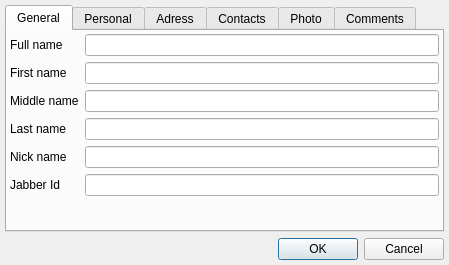
<?xml version="1.0" encoding="UTF-8"?>
<ui version="4.0">
 <class>VCardDialogClass</class>
 <widget class="QDialog" name="VCardDialogClass">
  <property name="geometry">
   <rect>
    <x>0</x>
    <y>0</y>
    <width>449</width>
    <height>250</height>
   </rect>
  </property>
  <layout class="QVBoxLayout" name="verticalLayout">
   <property name="margin">
    <number>5</number>
   </property>
   <item>
    <widget class="QTabWidget" name="twtVCard">
     <property name="currentIndex">
      <number>0</number>
     </property>
     <widget class="QWidget" name="tabGeneral">
      <attribute name="title">
       <string>General</string>
      </attribute>
      <layout class="QFormLayout" name="lotGeneral">
       <property name="margin">
        <number>3</number>
       </property>
       <item row="0" column="0">
        <widget class="QLabel" name="lblFullName">
         <property name="text">
          <string>Full name</string>
         </property>
         <property name="textFormat">
          <enum>Qt::PlainText</enum>
         </property>
         <property name="buddy">
          <cstring>lneFullName</cstring>
         </property>
        </widget>
       </item>
       <item row="0" column="1">
        <widget class="QLineEdit" name="lneFullName"/>
       </item>
       <item row="1" column="0">
        <widget class="QLabel" name="lblFirstName">
         <property name="text">
          <string>First name</string>
         </property>
         <property name="textFormat">
          <enum>Qt::PlainText</enum>
         </property>
         <property name="buddy">
          <cstring>lneFirstName</cstring>
         </property>
        </widget>
       </item>
       <item row="1" column="1">
        <widget class="QLineEdit" name="lneFirstName"/>
       </item>
       <item row="2" column="0">
        <widget class="QLabel" name="lblMiddleName">
         <property name="text">
          <string>Middle name</string>
         </property>
         <property name="textFormat">
          <enum>Qt::PlainText</enum>
         </property>
         <property name="buddy">
          <cstring>lneMiddleName</cstring>
         </property>
        </widget>
       </item>
       <item row="2" column="1">
        <widget class="QLineEdit" name="lneMiddleName"/>
       </item>
       <item row="3" column="0">
        <widget class="QLabel" name="lblLastName">
         <property name="text">
          <string>Last name</string>
         </property>
         <property name="textFormat">
          <enum>Qt::PlainText</enum>
         </property>
         <property name="buddy">
          <cstring>lneLastName</cstring>
         </property>
        </widget>
       </item>
       <item row="3" column="1">
        <widget class="QLineEdit" name="lneLastName"/>
       </item>
       <item row="4" column="0">
        <widget class="QLabel" name="lblNickName">
         <property name="text">
          <string>Nick name</string>
         </property>
         <property name="textFormat">
          <enum>Qt::PlainText</enum>
         </property>
         <property name="buddy">
          <cstring>lneNickName</cstring>
         </property>
        </widget>
       </item>
       <item row="4" column="1">
        <widget class="QLineEdit" name="lneNickName"/>
       </item>
       <item row="5" column="0">
        <widget class="QLabel" name="lblJabberId">
         <property name="text">
          <string>Jabber Id</string>
         </property>
         <property name="textFormat">
          <enum>Qt::PlainText</enum>
         </property>
         <property name="buddy">
          <cstring>lneJabberId</cstring>
         </property>
        </widget>
       </item>
       <item row="5" column="1">
        <widget class="QLineEdit" name="lneJabberId"/>
       </item>
      </layout>
     </widget>
     <widget class="QWidget" name="tabPersonal">
      <attribute name="title">
       <string>Personal</string>
      </attribute>
      <layout class="QFormLayout" name="lotPersonal">
       <property name="margin">
        <number>3</number>
       </property>
       <item row="0" column="0">
        <widget class="QLabel" name="lblBirthday">
         <property name="text">
          <string>Birthday</string>
         </property>
         <property name="textFormat">
          <enum>Qt::PlainText</enum>
         </property>
         <property name="buddy">
          <cstring>dedBirthday</cstring>
         </property>
        </widget>
       </item>
       <item row="0" column="1">
        <layout class="QHBoxLayout" name="lotPersonalBirthday">
         <item>
          <widget class="QDateEdit" name="dedBirthday">
           <property name="sizePolicy">
            <sizepolicy hsizetype="Expanding" vsizetype="Fixed">
             <horstretch>0</horstretch>
             <verstretch>0</verstretch>
            </sizepolicy>
           </property>
           <property name="dateTime">
            <datetime>
             <hour>0</hour>
             <minute>0</minute>
             <second>0</second>
             <year>1900</year>
             <month>1</month>
             <day>1</day>
            </datetime>
           </property>
           <property name="minimumDateTime">
            <datetime>
             <hour>0</hour>
             <minute>0</minute>
             <second>0</second>
             <year>1900</year>
             <month>1</month>
             <day>1</day>
            </datetime>
           </property>
           <property name="displayFormat">
            <string>dd.MMMM.yyyy</string>
           </property>
           <property name="calendarPopup">
            <bool>true</bool>
           </property>
          </widget>
         </item>
         <item>
          <widget class="QLabel" name="lblGender">
           <property name="text">
            <string>Gender</string>
           </property>
           <property name="textFormat">
            <enum>Qt::PlainText</enum>
           </property>
           <property name="buddy">
            <cstring>cmbGender</cstring>
           </property>
          </widget>
         </item>
         <item>
          <widget class="QComboBox" name="cmbGender">
           <property name="sizePolicy">
            <sizepolicy hsizetype="Expanding" vsizetype="Fixed">
             <horstretch>0</horstretch>
             <verstretch>0</verstretch>
            </sizepolicy>
           </property>
           <property name="editable">
            <bool>true</bool>
           </property>
           <item>
            <property name="text">
             <string>Male</string>
            </property>
           </item>
           <item>
            <property name="text">
             <string>Female</string>
            </property>
           </item>
          </widget>
         </item>
        </layout>
       </item>
       <item row="1" column="0">
        <widget class="QLabel" name="lblMarital">
         <property name="text">
          <string>Marital status</string>
         </property>
         <property name="textFormat">
          <enum>Qt::PlainText</enum>
         </property>
         <property name="buddy">
          <cstring>lneMarital</cstring>
         </property>
        </widget>
       </item>
       <item row="1" column="1">
        <widget class="QLineEdit" name="lneMarital"/>
       </item>
       <item row="2" column="0">
        <widget class="QLabel" name="lblOcuupation">
         <property name="text">
          <string>Occupation</string>
         </property>
         <property name="textFormat">
          <enum>Qt::PlainText</enum>
         </property>
         <property name="buddy">
          <cstring>lneTitle</cstring>
         </property>
        </widget>
       </item>
       <item row="2" column="1">
        <widget class="QLineEdit" name="lneTitle"/>
       </item>
       <item row="3" column="0">
        <widget class="QLabel" name="lblCompany">
         <property name="text">
          <string>Company</string>
         </property>
         <property name="textFormat">
          <enum>Qt::PlainText</enum>
         </property>
         <property name="buddy">
          <cstring>lneCompany</cstring>
         </property>
        </widget>
       </item>
       <item row="3" column="1">
        <widget class="QLineEdit" name="lneCompany"/>
       </item>
       <item row="4" column="0">
        <widget class="QLabel" name="lblDepartment">
         <property name="text">
          <string>Department</string>
         </property>
         <property name="textFormat">
          <enum>Qt::PlainText</enum>
         </property>
         <property name="buddy">
          <cstring>lneDepartment</cstring>
         </property>
        </widget>
       </item>
       <item row="4" column="1">
        <widget class="QLineEdit" name="lneDepartment"/>
       </item>
       <item row="5" column="0">
        <widget class="QLabel" name="lblRole">
         <property name="text">
          <string>Role</string>
         </property>
         <property name="textFormat">
          <enum>Qt::PlainText</enum>
         </property>
         <property name="buddy">
          <cstring>lneRole</cstring>
         </property>
        </widget>
       </item>
       <item row="5" column="1">
        <widget class="QLineEdit" name="lneRole"/>
       </item>
       <item row="6" column="0">
        <widget class="QLabel" name="lblHomePage">
         <property name="text">
          <string>Home page</string>
         </property>
         <property name="textFormat">
          <enum>Qt::PlainText</enum>
         </property>
         <property name="buddy">
          <cstring>lneHomePage</cstring>
         </property>
        </widget>
       </item>
       <item row="6" column="1">
        <widget class="QLineEdit" name="lneHomePage"/>
       </item>
      </layout>
     </widget>
     <widget class="QWidget" name="tabAdress">
      <attribute name="title">
       <string>Adress</string>
      </attribute>
      <layout class="QHBoxLayout" name="lotAdress">
       <property name="margin">
        <number>3</number>
       </property>
       <item>
        <widget class="QGroupBox" name="grbHomeAdress">
         <property name="title">
          <string>Home</string>
         </property>
         <property name="flat">
          <bool>true</bool>
         </property>
         <layout class="QFormLayout" name="lotAdressHome">
          <property name="margin">
           <number>0</number>
          </property>
          <item row="0" column="0">
           <widget class="QLabel" name="lblHomeStreet">
            <property name="text">
             <string>Street</string>
            </property>
            <property name="textFormat">
             <enum>Qt::PlainText</enum>
            </property>
            <property name="buddy">
             <cstring>lneHomeStreet</cstring>
            </property>
           </widget>
          </item>
          <item row="0" column="1">
           <widget class="QLineEdit" name="lneHomeStreet"/>
          </item>
          <item row="1" column="0">
           <widget class="QLabel" name="lblHomeCity">
            <property name="text">
             <string>City</string>
            </property>
            <property name="textFormat">
             <enum>Qt::PlainText</enum>
            </property>
            <property name="buddy">
             <cstring>lneHomeCity</cstring>
            </property>
           </widget>
          </item>
          <item row="1" column="1">
           <widget class="QLineEdit" name="lneHomeCity"/>
          </item>
          <item row="2" column="0">
           <widget class="QLabel" name="lblHomeState">
            <property name="text">
             <string>State</string>
            </property>
            <property name="textFormat">
             <enum>Qt::PlainText</enum>
            </property>
            <property name="buddy">
             <cstring>lneHomeState</cstring>
            </property>
           </widget>
          </item>
          <item row="2" column="1">
           <widget class="QLineEdit" name="lneHomeState"/>
          </item>
          <item row="3" column="0">
           <widget class="QLabel" name="lblHomeZip">
            <property name="text">
             <string>Zip code</string>
            </property>
            <property name="textFormat">
             <enum>Qt::PlainText</enum>
            </property>
            <property name="buddy">
             <cstring>lneHomeZip</cstring>
            </property>
           </widget>
          </item>
          <item row="3" column="1">
           <widget class="QLineEdit" name="lneHomeZip"/>
          </item>
          <item row="4" column="0">
           <widget class="QLabel" name="lblHomeCountry">
            <property name="text">
             <string>Country</string>
            </property>
            <property name="textFormat">
             <enum>Qt::PlainText</enum>
            </property>
            <property name="buddy">
             <cstring>lneHomeCountry</cstring>
            </property>
           </widget>
          </item>
          <item row="4" column="1">
           <widget class="QLineEdit" name="lneHomeCountry"/>
          </item>
         </layout>
        </widget>
       </item>
       <item>
        <widget class="QGroupBox" name="grbWorkAdress">
         <property name="title">
          <string>Work</string>
         </property>
         <property name="flat">
          <bool>true</bool>
         </property>
         <layout class="QFormLayout" name="lotAdressWork">
          <property name="margin">
           <number>0</number>
          </property>
          <item row="0" column="0">
           <widget class="QLabel" name="lblWorkStreet">
            <property name="text">
             <string>Street</string>
            </property>
            <property name="textFormat">
             <enum>Qt::PlainText</enum>
            </property>
            <property name="buddy">
             <cstring>lneWorkStreet</cstring>
            </property>
           </widget>
          </item>
          <item row="0" column="1">
           <widget class="QLineEdit" name="lneWorkStreet"/>
          </item>
          <item row="1" column="0">
           <widget class="QLabel" name="lblWorkCity">
            <property name="text">
             <string>City</string>
            </property>
            <property name="textFormat">
             <enum>Qt::PlainText</enum>
            </property>
            <property name="buddy">
             <cstring>lneWorkCity</cstring>
            </property>
           </widget>
          </item>
          <item row="1" column="1">
           <widget class="QLineEdit" name="lneWorkCity"/>
          </item>
          <item row="2" column="0">
           <widget class="QLabel" name="lblWorkState">
            <property name="text">
             <string>State</string>
            </property>
            <property name="textFormat">
             <enum>Qt::PlainText</enum>
            </property>
            <property name="buddy">
             <cstring>lneWorkState</cstring>
            </property>
           </widget>
          </item>
          <item row="2" column="1">
           <widget class="QLineEdit" name="lneWorkState"/>
          </item>
          <item row="3" column="0">
           <widget class="QLabel" name="lblWorkZip">
            <property name="text">
             <string>Zip code</string>
            </property>
            <property name="textFormat">
             <enum>Qt::PlainText</enum>
            </property>
            <property name="buddy">
             <cstring>lneWorkZip</cstring>
            </property>
           </widget>
          </item>
          <item row="3" column="1">
           <widget class="QLineEdit" name="lneWorkZip"/>
          </item>
          <item row="4" column="0">
           <widget class="QLabel" name="lblWorkCountry">
            <property name="text">
             <string>Country</string>
            </property>
            <property name="textFormat">
             <enum>Qt::PlainText</enum>
            </property>
            <property name="buddy">
             <cstring>lneWorkCountry</cstring>
            </property>
           </widget>
          </item>
          <item row="4" column="1">
           <widget class="QLineEdit" name="lneWorkCountry"/>
          </item>
         </layout>
        </widget>
       </item>
      </layout>
     </widget>
     <widget class="QWidget" name="tabContacts">
      <attribute name="title">
       <string>Contacts</string>
      </attribute>
      <layout class="QHBoxLayout" name="lotContacts">
       <property name="margin">
        <number>3</number>
       </property>
       <item>
        <widget class="QGroupBox" name="grbEmail">
         <property name="title">
          <string>E-Mail</string>
         </property>
         <property name="flat">
          <bool>true</bool>
         </property>
         <layout class="QVBoxLayout" name="lotEmail">
          <property name="margin">
           <number>0</number>
          </property>
          <item>
           <widget class="QListWidget" name="ltwEmails"/>
          </item>
          <item>
           <layout class="QHBoxLayout" name="lotEmailButtons">
            <item>
             <widget class="QToolButton" name="tlbEmailAdd">
              <property name="sizePolicy">
               <sizepolicy hsizetype="Expanding" vsizetype="Fixed">
                <horstretch>0</horstretch>
                <verstretch>0</verstretch>
               </sizepolicy>
              </property>
              <property name="text">
               <string>Add</string>
              </property>
             </widget>
            </item>
            <item>
             <widget class="QToolButton" name="tlbEmailDelete">
              <property name="sizePolicy">
               <sizepolicy hsizetype="Expanding" vsizetype="Fixed">
                <horstretch>0</horstretch>
                <verstretch>0</verstretch>
               </sizepolicy>
              </property>
              <property name="text">
               <string>Delete</string>
              </property>
             </widget>
            </item>
           </layout>
          </item>
         </layout>
        </widget>
       </item>
       <item>
        <widget class="QGroupBox" name="grbPhone">
         <property name="title">
          <string>Phone</string>
         </property>
         <property name="flat">
          <bool>true</bool>
         </property>
         <layout class="QVBoxLayout" name="lotPhone">
          <property name="margin">
           <number>0</number>
          </property>
          <item>
           <widget class="QListWidget" name="ltwPhones"/>
          </item>
          <item>
           <layout class="QHBoxLayout" name="lotPhoneButtons">
            <item>
             <widget class="QToolButton" name="tlbPhoneAdd">
              <property name="sizePolicy">
               <sizepolicy hsizetype="Expanding" vsizetype="Fixed">
                <horstretch>0</horstretch>
                <verstretch>0</verstretch>
               </sizepolicy>
              </property>
              <property name="text">
               <string>Add</string>
              </property>
             </widget>
            </item>
            <item>
             <widget class="QToolButton" name="tlbPhoneDelete">
              <property name="sizePolicy">
               <sizepolicy hsizetype="Expanding" vsizetype="Fixed">
                <horstretch>0</horstretch>
                <verstretch>0</verstretch>
               </sizepolicy>
              </property>
              <property name="text">
               <string>Delete</string>
              </property>
             </widget>
            </item>
           </layout>
          </item>
         </layout>
        </widget>
       </item>
      </layout>
     </widget>
     <widget class="QWidget" name="tabPhoto">
      <attribute name="title">
       <string>Photo</string>
      </attribute>
      <layout class="QHBoxLayout" name="lotPhoto">
       <property name="margin">
        <number>3</number>
       </property>
       <item>
        <widget class="QGroupBox" name="grbPhoto">
         <property name="sizePolicy">
          <sizepolicy hsizetype="Expanding" vsizetype="Expanding">
           <horstretch>0</horstretch>
           <verstretch>0</verstretch>
          </sizepolicy>
         </property>
         <property name="title">
          <string>Photo</string>
         </property>
         <property name="flat">
          <bool>true</bool>
         </property>
         <layout class="QVBoxLayout" name="lotPhotoImage">
          <property name="margin">
           <number>0</number>
          </property>
          <item>
           <widget class="PrixmapFrame" name="pmfPhoto">
            <property name="sizePolicy">
             <sizepolicy hsizetype="Expanding" vsizetype="Expanding">
              <horstretch>0</horstretch>
              <verstretch>0</verstretch>
             </sizepolicy>
            </property>
            <property name="frameShape">
             <enum>QFrame::Box</enum>
            </property>
           </widget>
          </item>
          <item>
           <layout class="QHBoxLayout" name="lotPhotoButtons">
            <item>
             <widget class="QToolButton" name="tlbPhotoSave">
              <property name="sizePolicy">
               <sizepolicy hsizetype="Expanding" vsizetype="Fixed">
                <horstretch>0</horstretch>
                <verstretch>0</verstretch>
               </sizepolicy>
              </property>
              <property name="text">
               <string>Save</string>
              </property>
             </widget>
            </item>
            <item>
             <widget class="QToolButton" name="tlbPhotoLoad">
              <property name="sizePolicy">
               <sizepolicy hsizetype="Expanding" vsizetype="Fixed">
                <horstretch>0</horstretch>
                <verstretch>0</verstretch>
               </sizepolicy>
              </property>
              <property name="text">
               <string>Load</string>
              </property>
             </widget>
            </item>
            <item>
             <widget class="QToolButton" name="tlbPhotoClear">
              <property name="sizePolicy">
               <sizepolicy hsizetype="Expanding" vsizetype="Fixed">
                <horstretch>0</horstretch>
                <verstretch>0</verstretch>
               </sizepolicy>
              </property>
              <property name="text">
               <string>Clear</string>
              </property>
             </widget>
            </item>
           </layout>
          </item>
         </layout>
        </widget>
       </item>
       <item>
        <widget class="QGroupBox" name="grbLogo">
         <property name="sizePolicy">
          <sizepolicy hsizetype="Expanding" vsizetype="Expanding">
           <horstretch>0</horstretch>
           <verstretch>0</verstretch>
          </sizepolicy>
         </property>
         <property name="title">
          <string>Logo</string>
         </property>
         <property name="flat">
          <bool>true</bool>
         </property>
         <layout class="QVBoxLayout" name="lotLogoImage">
          <property name="margin">
           <number>0</number>
          </property>
          <item>
           <widget class="PrixmapFrame" name="pmfLogo">
            <property name="sizePolicy">
             <sizepolicy hsizetype="Expanding" vsizetype="Expanding">
              <horstretch>0</horstretch>
              <verstretch>0</verstretch>
             </sizepolicy>
            </property>
            <property name="frameShape">
             <enum>QFrame::Box</enum>
            </property>
           </widget>
          </item>
          <item>
           <layout class="QHBoxLayout" name="lotLogoButtons">
            <item>
             <widget class="QToolButton" name="tlbLogoSave">
              <property name="sizePolicy">
               <sizepolicy hsizetype="Expanding" vsizetype="Fixed">
                <horstretch>0</horstretch>
                <verstretch>0</verstretch>
               </sizepolicy>
              </property>
              <property name="text">
               <string>Save</string>
              </property>
             </widget>
            </item>
            <item>
             <widget class="QToolButton" name="tlbLogoLoad">
              <property name="sizePolicy">
               <sizepolicy hsizetype="Expanding" vsizetype="Fixed">
                <horstretch>0</horstretch>
                <verstretch>0</verstretch>
               </sizepolicy>
              </property>
              <property name="text">
               <string>Load</string>
              </property>
             </widget>
            </item>
            <item>
             <widget class="QToolButton" name="tlbLogoClear">
              <property name="sizePolicy">
               <sizepolicy hsizetype="Expanding" vsizetype="Fixed">
                <horstretch>0</horstretch>
                <verstretch>0</verstretch>
               </sizepolicy>
              </property>
              <property name="text">
               <string>Clear</string>
              </property>
             </widget>
            </item>
           </layout>
          </item>
         </layout>
        </widget>
       </item>
      </layout>
     </widget>
     <widget class="QWidget" name="tabComments">
      <attribute name="title">
       <string>Comments</string>
      </attribute>
      <layout class="QVBoxLayout" name="lotComments">
       <property name="margin">
        <number>3</number>
       </property>
       <item>
        <widget class="QTextEdit" name="tedComments"/>
       </item>
      </layout>
     </widget>
    </widget>
   </item>
   <item>
    <widget class="QDialogButtonBox" name="btbButtons">
     <property name="standardButtons">
      <set>QDialogButtonBox::Cancel|QDialogButtonBox::Ok</set>
     </property>
    </widget>
   </item>
  </layout>
 </widget>
 <layoutdefault spacing="6" margin="11"/>
 <customwidgets>
  <customwidget>
   <class>PrixmapFrame</class>
   <extends>QFrame</extends>
   <header>prixmapframe.h</header>
   <container>1</container>
  </customwidget>
 </customwidgets>
 <tabstops>
  <tabstop>twtVCard</tabstop>
  <tabstop>lneFullName</tabstop>
  <tabstop>lneFirstName</tabstop>
  <tabstop>lneMiddleName</tabstop>
  <tabstop>lneLastName</tabstop>
  <tabstop>lneNickName</tabstop>
  <tabstop>lneJabberId</tabstop>
  <tabstop>dedBirthday</tabstop>
  <tabstop>cmbGender</tabstop>
  <tabstop>lneMarital</tabstop>
  <tabstop>lneTitle</tabstop>
  <tabstop>lneDepartment</tabstop>
  <tabstop>lneCompany</tabstop>
  <tabstop>lneRole</tabstop>
  <tabstop>lneHomePage</tabstop>
  <tabstop>lneHomeStreet</tabstop>
  <tabstop>lneHomeCity</tabstop>
  <tabstop>lneHomeState</tabstop>
  <tabstop>lneHomeZip</tabstop>
  <tabstop>lneHomeCountry</tabstop>
  <tabstop>lneWorkStreet</tabstop>
  <tabstop>lneWorkCity</tabstop>
  <tabstop>lneWorkState</tabstop>
  <tabstop>lneWorkZip</tabstop>
  <tabstop>lneWorkCountry</tabstop>
 </tabstops>
 <resources/>
 <connections/>
</ui>
